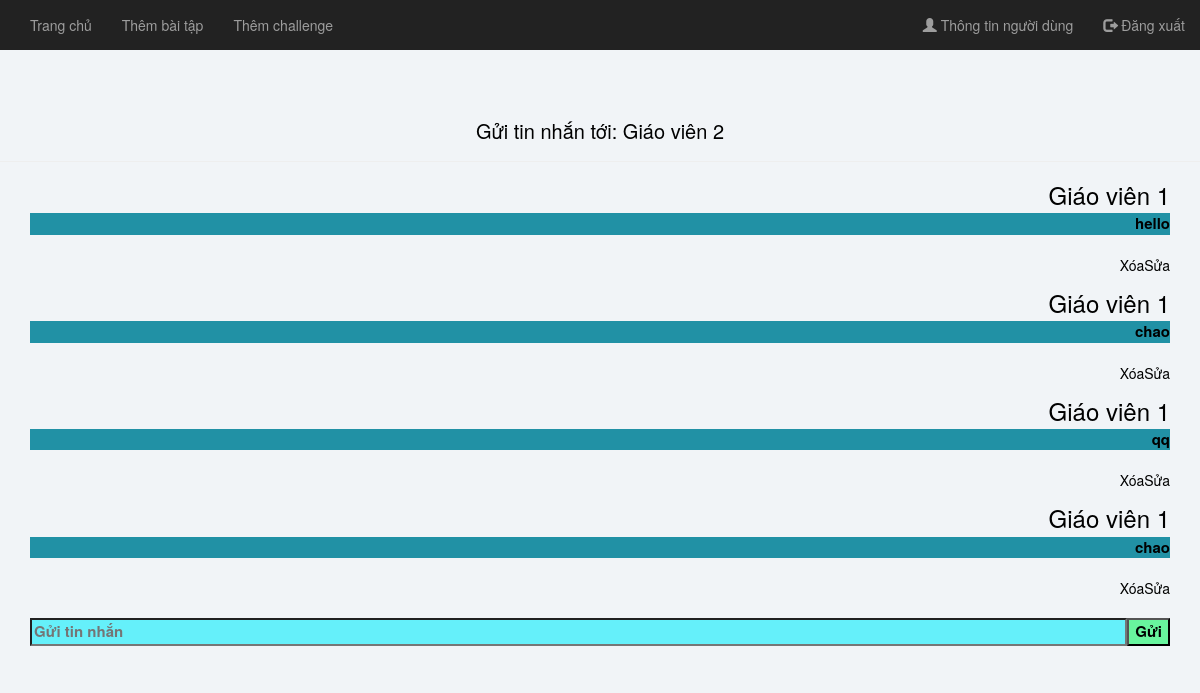
Page /message/sendMsg.php?userId=2 (signed in) on the committed database.
### tables this page shows
CREATE TABLE `user` (
  `id` int(11) NOT NULL,
  `username` varchar(50) NOT NULL,
  `password` varchar(255) NOT NULL,
  `fullname` varchar(255) DEFAULT NULL,
  `email` varchar(255) DEFAULT NULL,
  `phoneNumber` varchar(100) DEFAULT NULL,
  `type` enum('student','teacher','admin') NOT NULL,
  `avatar` varchar(255) DEFAULT NULL
);

CREATE TABLE `message` (
  `id` int(11) NOT NULL,
  `sendId` int(11) NOT NULL,
  `receiveId` int(11) NOT NULL,
  `content` text NOT NULL,
  `sendTime` datetime NOT NULL
);

### message/sendMsg.php (the view, shortened to what this page needs)
<?php
require_once "../connect.php";
$sql_query = 'SELECT fullname FROM user WHERE id = ?';
if ($stmt = mysqli_prepare($conn, $sql_query)) {
    mysqli_stmt_bind_param($stmt, "i", $_GET['userId']);
    if (mysqli_stmt_execute($stmt)) {
        $receiverInfo = $stmt ->get_result() -> fetch_assoc();
    }
    else {
        exit("Lỗi kết nối!");
    }
}
$sql_query = 'SELECT * FROM message WHERE (sendId = ? AND receiveId = ?) OR (sendId = ? AND receiveId = ?) ORDER BY sendTime';
if ($stmt = mysqli_prepare($conn, $sql_query)) {
    mysqli_stmt_bind_param($stmt, "iiii", $_SESSION['id'], $_GET['userId'], $_GET['userId'], $_SESSION['id']);
    if (mysqli_stmt_execute($stmt)) {
        $allMessage = $stmt ->get_result();
    }
    else {
        exit("Lỗi kết nối!");
    }
}
?>
<!DOCTYPE html>
<html lang="en">
<head>
    <link rel="stylesheet" href="https://maxcdn.bootstrapcdn.com/bootstrap/3.4.1/css/bootstrap.min.css">
    <link rel="stylesheet" href="../styles/mycss.css">
    <link rel="stylesheet" href="../styles/styles.css">
</head>
<body>
    <nav class="navbar navbar-inverse navbar-fixed-top">
        <div class="container-fluid">
            <ul class="nav navbar-nav">
                <li><a href="../index.php">Trang chủ</a></li>
                <li><a href="../exercise/listExercise.php"><?php if ($_SESSION["type"] == "teacher") echo "Thêm bài tập"; else echo "Danh sách bài tập" ?></a></li>
                <li><a href="../challenge/listChallenge.php"><?php if ($_SESSION["type"] == "teacher") echo "Thêm challenge"; else echo "Challenge" ?></a></li>
            </ul>
            <ul class="nav navbar-nav navbar-right">
                <li><a href="../user/profile.php?username=<?php echo $_SESSION['username']?>"><span class="glyphicon glyphicon-user"></span> Thông tin người dùng</a></li>
                <li><a href="../logout.php"><span class="glyphicon glyphicon-log-out"></span> Đăng xuất</a></li>
            </ul>
        </div>
    </nav>
    <div class="page-header">
        <h1>Gửi tin nhắn tới: <?= $receiverInfo['fullname']?></h1>
    </div>
    <div class="container">
        <?php
        while ($message = $allMessage -> fetch_assoc()) {
            if ($message['sendId'] == $_SESSION['id']) {
                echo "
                <div class='media'>
                    <div class='media-body text-right'>
                        <h3 class='media-heading'>{$_SESSION['fullname']}</h3>
                        <div class='mess'>{$message['content']}</div>
                        <br>
                        <a href='editMsg.php?messageId={$message['id']}&userId={$_GET['userId']}' style='float:right'>Sửa
                        </a>
                        <a onclick=\"return confirm('Bạn có muốn xóa tin nhắn?')\" href='deleteMsg.php?messageId={$message['id']}' style='float:right'> Xóa </a>
                    </div>
                </div>
                ";
            }
        }
        ?>
        <div id="bottomPage" >
            <br>
            <form action='' method='post'>
                <div class="input-group">
                    <input type="text" class="newmess" class="form-control " placeholder="Gửi tin nhắn" name='messageContent' >
                    <span class="input-group-btn">
                    <button class="sendmess" type="submit" name='newMessage' class="btn btn-default">
                    Gửi
                    </button>
                </span>
                 </div>
            </form>
        </div>
        <br>
    </div>
</body>
</html>

### styles/mycss.css (style rules this page uses)
.page-header { margin-top: 70px; text-align: center; }
body { font-family: "Helvetica Neue",Helvetica,Arial,sans-serif; background-color: white; color: #ffffff; }
input, textarea { color: #000000; }
.mess { margin:auto; font-size:15px; font-weight:550; color: black; background-color:rgb(33, 145, 165); }

### styles/styles.css (style rules this page uses)
body { font-family: "Helvetica Neue",Helvetica,Arial,sans-serif; background: #f1f4f7; padding-top: 50px; color: black; }
a, a:hover, a:focus { color: #000; }
h1, h2, h3, h4, h5, h6 { color: black; }
h1 { font-weight: 200; font-size: 20px; }
h3, h4 { font-weight: 300; }
.newmess { background: rgb(101, 240, 250); font-size: 15px; font-weight: 550; color: black; width: 100%; }
.sendmess { background: rgb(104, 245, 158); font-size: 15px; font-weight: 550; color: black; width: 100%; }
.navbar { border: 0; }

### rows in the picture
user: fullname "Giáo viên 2"
message: content "hello"
message: content "chao"
message: content "qq"
message: content "chao"
